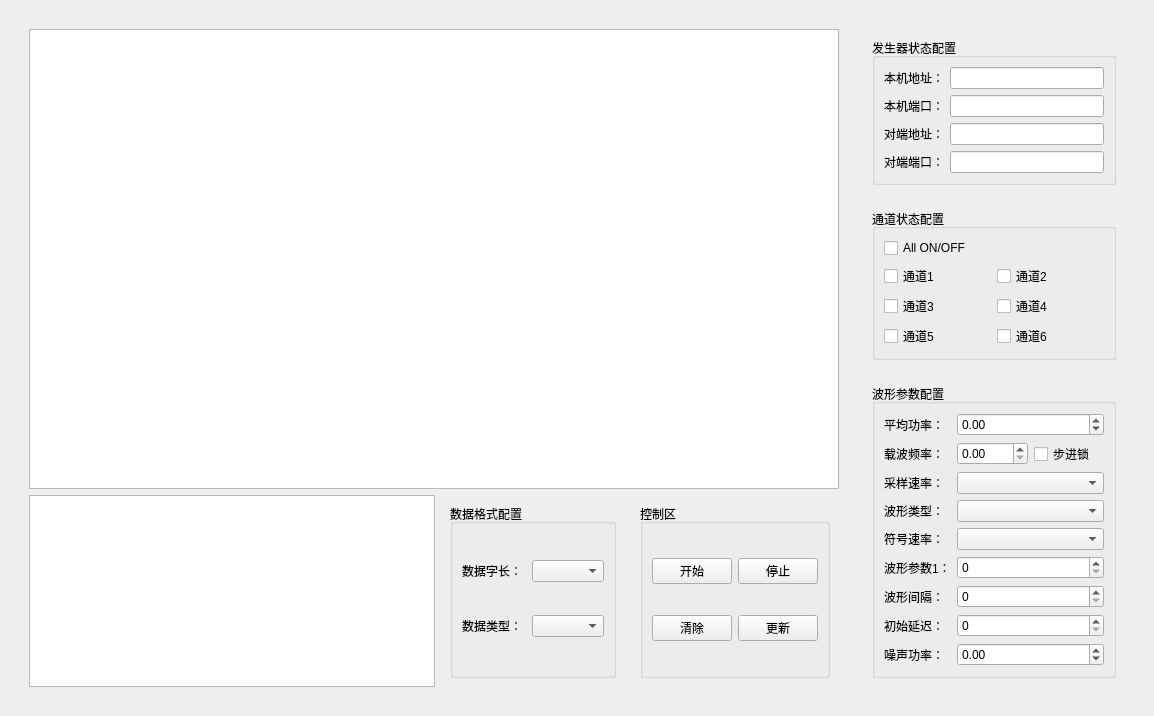
<?xml version="1.0" encoding="UTF-8"?>
<ui version="4.0">
 <class>udp_modem_widget</class>
 <widget class="QWidget" name="udp_modem_widget">
  <property name="geometry">
   <rect>
    <x>0</x>
    <y>0</y>
    <width>1150</width>
    <height>624</height>
   </rect>
  </property>
  <property name="windowTitle">
   <string>UDP波形发生器</string>
  </property>
  <layout class="QVBoxLayout" name="verticalLayout">
   <item>
    <widget class="QWidget" name="widget_2" native="true">
     <property name="sizePolicy">
      <sizepolicy hsizetype="Preferred" vsizetype="Preferred">
       <horstretch>0</horstretch>
       <verstretch>0</verstretch>
      </sizepolicy>
     </property>
     <layout class="QHBoxLayout" name="horizontalLayout_2">
      <item>
       <widget class="QWidget" name="widget_display" native="true">
        <layout class="QGridLayout" name="gridLayout_7">
         <item row="0" column="0" colspan="3">
          <widget class="QTableWidget" name="tableWidget">
           <property name="sizePolicy">
            <sizepolicy hsizetype="Expanding" vsizetype="Expanding">
             <horstretch>0</horstretch>
             <verstretch>0</verstretch>
            </sizepolicy>
           </property>
           <property name="minimumSize">
            <size>
             <width>810</width>
             <height>300</height>
            </size>
           </property>
          </widget>
         </item>
         <item row="1" column="0">
          <widget class="QTextEdit" name="textEdit">
           <property name="sizePolicy">
            <sizepolicy hsizetype="Expanding" vsizetype="Preferred">
             <horstretch>0</horstretch>
             <verstretch>0</verstretch>
            </sizepolicy>
           </property>
           <property name="minimumSize">
            <size>
             <width>0</width>
             <height>0</height>
            </size>
           </property>
           <property name="maximumSize">
            <size>
             <width>16777215</width>
             <height>16777215</height>
            </size>
           </property>
          </widget>
         </item>
         <item row="1" column="1">
          <widget class="QWidget" name="widget_3" native="true">
           <layout class="QHBoxLayout" name="horizontalLayout">
            <item>
             <widget class="QGroupBox" name="groupBox_4">
              <property name="title">
               <string>数据格式配置</string>
              </property>
              <layout class="QGridLayout" name="gridLayout_5">
               <item row="0" column="0">
                <widget class="QLabel" name="label_13">
                 <property name="sizePolicy">
                  <sizepolicy hsizetype="Fixed" vsizetype="Preferred">
                   <horstretch>0</horstretch>
                   <verstretch>0</verstretch>
                  </sizepolicy>
                 </property>
                 <property name="text">
                  <string>数据字长： </string>
                 </property>
                </widget>
               </item>
               <item row="0" column="1">
                <widget class="QComboBox" name="comboBox_word_len"/>
               </item>
               <item row="1" column="0">
                <widget class="QLabel" name="label_14">
                 <property name="sizePolicy">
                  <sizepolicy hsizetype="Fixed" vsizetype="Preferred">
                   <horstretch>0</horstretch>
                   <verstretch>0</verstretch>
                  </sizepolicy>
                 </property>
                 <property name="text">
                  <string>数据类型：</string>
                 </property>
                </widget>
               </item>
               <item row="1" column="1">
                <widget class="QComboBox" name="comboBox_data_iq"/>
               </item>
              </layout>
             </widget>
            </item>
           </layout>
          </widget>
         </item>
         <item row="1" column="2">
          <widget class="QWidget" name="widget" native="true">
           <property name="minimumSize">
            <size>
             <width>0</width>
             <height>110</height>
            </size>
           </property>
           <layout class="QHBoxLayout" name="horizontalLayout_4">
            <item>
             <widget class="QGroupBox" name="groupBox_5">
              <property name="minimumSize">
               <size>
                <width>0</width>
                <height>0</height>
               </size>
              </property>
              <property name="title">
               <string>控制区</string>
              </property>
              <layout class="QGridLayout" name="gridLayout_6">
               <item row="0" column="0">
                <widget class="QPushButton" name="pushButton_start">
                 <property name="text">
                  <string>开始</string>
                 </property>
                </widget>
               </item>
               <item row="0" column="1">
                <widget class="QPushButton" name="pushButton_stop">
                 <property name="text">
                  <string>停止</string>
                 </property>
                </widget>
               </item>
               <item row="1" column="0">
                <widget class="QPushButton" name="pushButton_3">
                 <property name="text">
                  <string>清除</string>
                 </property>
                </widget>
               </item>
               <item row="1" column="1">
                <widget class="QPushButton" name="pushButton_4">
                 <property name="text">
                  <string>更新</string>
                 </property>
                </widget>
               </item>
              </layout>
             </widget>
            </item>
           </layout>
          </widget>
         </item>
        </layout>
       </widget>
      </item>
      <item>
       <widget class="QWidget" name="widget_config" native="true">
        <property name="minimumSize">
         <size>
          <width>280</width>
          <height>0</height>
         </size>
        </property>
        <property name="maximumSize">
         <size>
          <width>310</width>
          <height>16777215</height>
         </size>
        </property>
        <layout class="QVBoxLayout" name="verticalLayout_3">
         <item>
          <widget class="QWidget" name="widget_4" native="true">
           <layout class="QVBoxLayout" name="verticalLayout_2">
            <item>
             <widget class="QGroupBox" name="groupBox">
              <property name="title">
               <string>发生器状态配置</string>
              </property>
              <layout class="QGridLayout" name="gridLayout">
               <item row="0" column="0">
                <widget class="QLabel" name="label_2">
                 <property name="text">
                  <string>本机地址：</string>
                 </property>
                </widget>
               </item>
               <item row="0" column="1">
                <widget class="QLineEdit" name="lineEdit_local_ip"/>
               </item>
               <item row="1" column="0">
                <widget class="QLabel" name="label_3">
                 <property name="text">
                  <string>本机端口：</string>
                 </property>
                </widget>
               </item>
               <item row="1" column="1">
                <widget class="QLineEdit" name="lineEdit_local_port"/>
               </item>
               <item row="2" column="0">
                <widget class="QLabel" name="label_4">
                 <property name="text">
                  <string>对端地址：</string>
                 </property>
                </widget>
               </item>
               <item row="2" column="1">
                <widget class="QLineEdit" name="lineEdit_dest_ip"/>
               </item>
               <item row="3" column="0">
                <widget class="QLabel" name="label_5">
                 <property name="text">
                  <string>对端端口：</string>
                 </property>
                </widget>
               </item>
               <item row="3" column="1">
                <widget class="QLineEdit" name="lineEdit_dest_port"/>
               </item>
              </layout>
             </widget>
            </item>
           </layout>
          </widget>
         </item>
         <item>
          <widget class="QWidget" name="widget_channel_config" native="true">
           <layout class="QGridLayout" name="gridLayout_3">
            <item row="0" column="0">
             <widget class="QGroupBox" name="groupBox_channel_config">
              <property name="title">
               <string>通道状态配置</string>
              </property>
              <layout class="QGridLayout" name="gridLayout_2">
               <item row="2" column="0">
                <widget class="QCheckBox" name="checkBox_ch3">
                 <property name="text">
                  <string>通道3</string>
                 </property>
                </widget>
               </item>
               <item row="3" column="1">
                <widget class="QCheckBox" name="checkBox_ch6">
                 <property name="text">
                  <string>通道6</string>
                 </property>
                </widget>
               </item>
               <item row="0" column="0">
                <widget class="QCheckBox" name="checkBox_all_channel_on">
                 <property name="text">
                  <string>All ON/OFF</string>
                 </property>
                </widget>
               </item>
               <item row="1" column="0">
                <widget class="QCheckBox" name="checkBox_ch1">
                 <property name="text">
                  <string>通道1</string>
                 </property>
                </widget>
               </item>
               <item row="2" column="1">
                <widget class="QCheckBox" name="checkBox_ch4">
                 <property name="text">
                  <string>通道4</string>
                 </property>
                </widget>
               </item>
               <item row="3" column="0">
                <widget class="QCheckBox" name="checkBox_ch5">
                 <property name="text">
                  <string>通道5</string>
                 </property>
                </widget>
               </item>
               <item row="1" column="1">
                <widget class="QCheckBox" name="checkBox_ch2">
                 <property name="text">
                  <string>通道2</string>
                 </property>
                </widget>
               </item>
              </layout>
             </widget>
            </item>
           </layout>
          </widget>
         </item>
         <item>
          <widget class="QWidget" name="widget_6" native="true">
           <layout class="QHBoxLayout" name="horizontalLayout_3">
            <item>
             <widget class="QGroupBox" name="groupBox_waveparam">
              <property name="title">
               <string>波形参数配置</string>
              </property>
              <layout class="QGridLayout" name="gridLayout_4">
               <item row="8" column="1" colspan="2">
                <widget class="QDoubleSpinBox" name="doubleSpinBox_noise_power">
                 <property name="minimum">
                  <double>-180.000000000000000</double>
                 </property>
                 <property name="maximum">
                  <double>30.000000000000000</double>
                 </property>
                </widget>
               </item>
               <item row="8" column="0">
                <widget class="QLabel" name="label_noise_power">
                 <property name="text">
                  <string>噪声功率：</string>
                 </property>
                </widget>
               </item>
               <item row="3" column="1" colspan="2">
                <widget class="QComboBox" name="comboBox_wave_type"/>
               </item>
               <item row="6" column="1" colspan="2">
                <widget class="QSpinBox" name="spinBox_waveinternal">
                 <property name="maximum">
                  <number>1000</number>
                 </property>
                </widget>
               </item>
               <item row="6" column="0">
                <widget class="QLabel" name="label_7">
                 <property name="sizePolicy">
                  <sizepolicy hsizetype="Fixed" vsizetype="Preferred">
                   <horstretch>0</horstretch>
                   <verstretch>0</verstretch>
                  </sizepolicy>
                 </property>
                 <property name="text">
                  <string>波形间隔：</string>
                 </property>
                </widget>
               </item>
               <item row="1" column="2">
                <widget class="QCheckBox" name="checkBox_freqset">
                 <property name="text">
                  <string>步进锁</string>
                 </property>
                </widget>
               </item>
               <item row="4" column="1" colspan="2">
                <widget class="QComboBox" name="comboBox_symbol_rate"/>
               </item>
               <item row="3" column="0">
                <widget class="QLabel" name="label_10">
                 <property name="sizePolicy">
                  <sizepolicy hsizetype="Fixed" vsizetype="Preferred">
                   <horstretch>0</horstretch>
                   <verstretch>0</verstretch>
                  </sizepolicy>
                 </property>
                 <property name="text">
                  <string>波形类型：</string>
                 </property>
                </widget>
               </item>
               <item row="7" column="0">
                <widget class="QLabel" name="label_8">
                 <property name="sizePolicy">
                  <sizepolicy hsizetype="Fixed" vsizetype="Preferred">
                   <horstretch>0</horstretch>
                   <verstretch>0</verstretch>
                  </sizepolicy>
                 </property>
                 <property name="text">
                  <string>初始延迟：</string>
                 </property>
                </widget>
               </item>
               <item row="0" column="0">
                <widget class="QLabel" name="label_15">
                 <property name="sizePolicy">
                  <sizepolicy hsizetype="Fixed" vsizetype="Preferred">
                   <horstretch>0</horstretch>
                   <verstretch>0</verstretch>
                  </sizepolicy>
                 </property>
                 <property name="text">
                  <string>平均功率：</string>
                 </property>
                </widget>
               </item>
               <item row="1" column="0">
                <widget class="QLabel" name="label_6">
                 <property name="sizePolicy">
                  <sizepolicy hsizetype="Fixed" vsizetype="Preferred">
                   <horstretch>0</horstretch>
                   <verstretch>0</verstretch>
                  </sizepolicy>
                 </property>
                 <property name="text">
                  <string>载波频率：</string>
                 </property>
                </widget>
               </item>
               <item row="0" column="1" colspan="2">
                <widget class="QDoubleSpinBox" name="doubleSpinBox_avg_power">
                 <property name="minimum">
                  <double>-180.000000000000000</double>
                 </property>
                 <property name="maximum">
                  <double>30.000000000000000</double>
                 </property>
                </widget>
               </item>
               <item row="4" column="0">
                <widget class="QLabel" name="label_11">
                 <property name="sizePolicy">
                  <sizepolicy hsizetype="Fixed" vsizetype="Preferred">
                   <horstretch>0</horstretch>
                   <verstretch>0</verstretch>
                  </sizepolicy>
                 </property>
                 <property name="text">
                  <string>符号速率：</string>
                 </property>
                </widget>
               </item>
               <item row="7" column="1" colspan="2">
                <widget class="QSpinBox" name="spinBox_init_delay">
                 <property name="maximum">
                  <number>1000</number>
                 </property>
                </widget>
               </item>
               <item row="1" column="1">
                <widget class="FreqSpinBox" name="doubleSpinBox_carrier_freq"/>
               </item>
               <item row="5" column="0">
                <widget class="QLabel" name="label_wave_param">
                 <property name="sizePolicy">
                  <sizepolicy hsizetype="Fixed" vsizetype="Preferred">
                   <horstretch>0</horstretch>
                   <verstretch>0</verstretch>
                  </sizepolicy>
                 </property>
                 <property name="text">
                  <string>波形参数1：</string>
                 </property>
                </widget>
               </item>
               <item row="2" column="1" colspan="2">
                <widget class="QComboBox" name="comboBox_sample_rate"/>
               </item>
               <item row="2" column="0">
                <widget class="QLabel" name="label_sample_rate">
                 <property name="sizePolicy">
                  <sizepolicy hsizetype="Fixed" vsizetype="Preferred">
                   <horstretch>0</horstretch>
                   <verstretch>0</verstretch>
                  </sizepolicy>
                 </property>
                 <property name="text">
                  <string>采样速率：</string>
                 </property>
                </widget>
               </item>
               <item row="5" column="1" colspan="2">
                <widget class="QSpinBox" name="spinBox_waveparam1">
                 <property name="minimum">
                  <number>0</number>
                 </property>
                 <property name="maximum">
                  <number>65536</number>
                 </property>
                </widget>
               </item>
              </layout>
             </widget>
            </item>
           </layout>
          </widget>
         </item>
        </layout>
       </widget>
      </item>
     </layout>
    </widget>
   </item>
  </layout>
 </widget>
 <customwidgets>
  <customwidget>
   <class>FreqSpinBox</class>
   <extends>QDoubleSpinBox</extends>
   <header location="global">freqspinbox.h</header>
  </customwidget>
 </customwidgets>
 <resources/>
 <connections/>
</ui>
